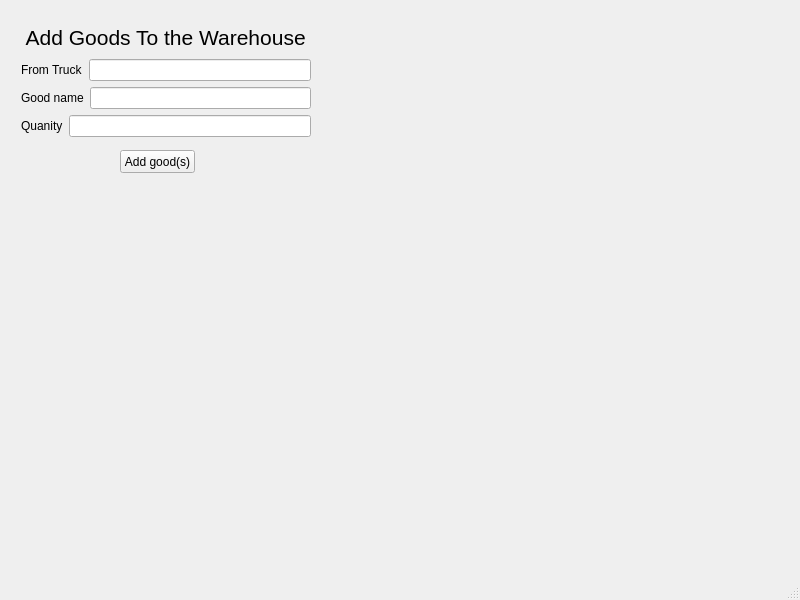
<?xml version="1.0" encoding="UTF-8"?>
<ui version="4.0">
 <class>warehouseWindow</class>
 <widget class="QMainWindow" name="warehouseWindow">
  <property name="geometry">
   <rect>
    <x>0</x>
    <y>0</y>
    <width>800</width>
    <height>600</height>
   </rect>
  </property>
  <property name="windowTitle">
   <string>MainWindow</string>
  </property>
  <widget class="QWidget" name="centralwidget">
   <widget class="QPushButton" name="pushButtonAddGoods">
    <property name="geometry">
     <rect>
      <x>120</x>
      <y>150</y>
      <width>75</width>
      <height>23</height>
     </rect>
    </property>
    <property name="text">
     <string>Add good(s)</string>
    </property>
   </widget>
   <widget class="QWidget" name="">
    <property name="geometry">
     <rect>
      <x>21</x>
      <y>22</y>
      <width>290</width>
      <height>115</height>
     </rect>
    </property>
    <layout class="QVBoxLayout" name="verticalLayout_3">
     <item>
      <widget class="QLabel" name="label">
       <property name="font">
        <font>
         <pointsize>16</pointsize>
        </font>
       </property>
       <property name="text">
        <string> Add Goods To the Warehouse</string>
       </property>
      </widget>
     </item>
     <item>
      <layout class="QVBoxLayout" name="verticalLayout_2">
       <item>
        <layout class="QHBoxLayout" name="horizontalLayout_3">
         <item>
          <widget class="QLabel" name="label_4">
           <property name="text">
            <string>From Truck</string>
           </property>
          </widget>
         </item>
         <item>
          <widget class="QLineEdit" name="lineTruck"/>
         </item>
        </layout>
       </item>
       <item>
        <layout class="QVBoxLayout" name="verticalLayout">
         <item>
          <layout class="QHBoxLayout" name="horizontalLayout_2">
           <item>
            <widget class="QLabel" name="label_2">
             <property name="text">
              <string>Good name</string>
             </property>
            </widget>
           </item>
           <item>
            <widget class="QLineEdit" name="lineGoodName"/>
           </item>
          </layout>
         </item>
         <item>
          <layout class="QHBoxLayout" name="horizontalLayout">
           <item>
            <widget class="QLabel" name="label_3">
             <property name="text">
              <string>Quanity</string>
             </property>
            </widget>
           </item>
           <item>
            <widget class="QLineEdit" name="lineNrOfGoods"/>
           </item>
          </layout>
         </item>
        </layout>
       </item>
      </layout>
     </item>
    </layout>
   </widget>
  </widget>
  <widget class="QMenuBar" name="menubar">
   <property name="geometry">
    <rect>
     <x>0</x>
     <y>0</y>
     <width>800</width>
     <height>21</height>
    </rect>
   </property>
  </widget>
  <widget class="QStatusBar" name="statusbar"/>
 </widget>
 <resources/>
 <connections/>
</ui>
